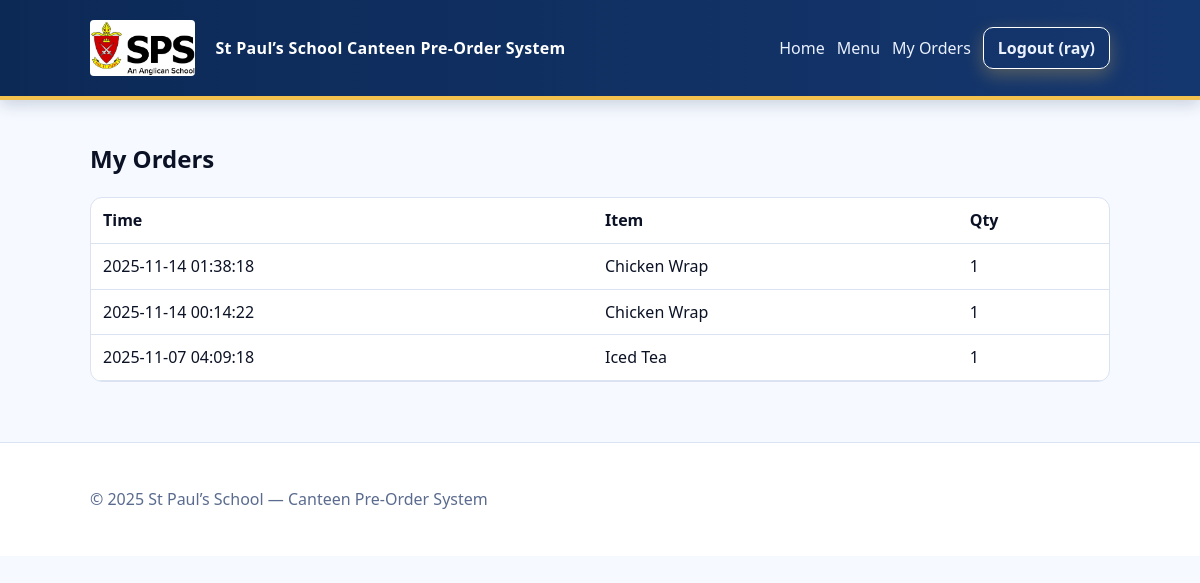
Screenshot of /my-orders (signed in) with the database file from the repository.
### sps-canteen-complete/models.py (models this page shows)
class Order(db.Model):
    __tablename__ = 'orders'
    id = db.Column(db.Integer, primary_key=True)
    user_id = db.Column(db.Integer, db.ForeignKey('users.id'), nullable=False)
    item_id = db.Column(db.Integer, db.ForeignKey('menu_items.id'), nullable=False)
    quantity = db.Column(db.Integer, default=1)
    created_at = db.Column(db.DateTime, server_default=db.func.now())
    menu_item = db.relationship('MenuItem')

class MenuItem(db.Model):
    __tablename__ = 'menu_items'
    id = db.Column(db.Integer, primary_key=True)
    name = db.Column(db.String(100), nullable=False)
    price = db.Column(db.Float, nullable=False)
    available = db.Column(db.Boolean, default=True)

### sps-canteen-complete/app.py (the view)
    def wrapped(*a, **kw):
        if 'user_id' not in session:
            flash("Please log in first.", "error")
            return redirect(url_for('login'))
        return view(*a, **kw)

### sps-canteen-complete/app.py (called while the page is built)
def login_required(view):
    def wrapped(*a, **kw):
        if 'user_id' not in session:
            flash("Please log in first.", "error")
            return redirect(url_for('login'))
        return view(*a, **kw)
    wrapped.__name__ = view.__name__
    return wrapped

@app.route('/my-orders')
@login_required
def my_orders():
    orders = Order.query.filter_by(user_id=session['user_id']).order_by(Order.created_at.desc()).all()
    return render_template('my_orders.html', orders=orders)

### sps-canteen-complete /templates/my_orders.html
{% extends "base.html" %}
{% block content %}
<h2>My Orders</h2>
{% if orders %}
<div class="table-wrap">
  <table class="table">
    <thead><tr><th>Time</th><th>Item</th><th>Qty</th></tr></thead>
    <tbody>
    {% for o in orders %}
      <tr>
        <td>{{ o.created_at or "" }}</td>
        <td>{{ o.menu_item.name }}</td>
        <td>{{ o.quantity }}</td>
      </tr>
    {% endfor %}
    </tbody>
  </table>
</div>
{% else %}
<div class="empty"><p>No orders yet.</p></div>
{% endif %}
{% endblock %}

### sps-canteen-complete /static/sps-theme.css (style rules this page uses)
:root { --blue:#0c2956; --blue-2:#15376f; --gold:#f2c14e; --text:#0b1225; --paper:#ffffff; --muted:#5a6b8f; --line:#dbe2f1; }
* { box-sizing:border-box }
html,body { margin:0;padding:0;background:#f6f9ff;color:var(--text);font:16px/1.55 system-ui,-apple-system,Segoe UI,Roboto,Arial }
.table-wrap { overflow:auto;border:1px solid var(--line);border-radius:12px;background:#fff }
.table { width:100%;border-collapse:collapse }
.table th,.table td { padding:10px 12px;border-bottom:1px solid var(--line);text-align:left }

### rows the page displays
Order: created_at "2025-11-14 01:38:18", menu_item.name "Chicken Wrap", quantity "1"
Order: created_at "2025-11-14 00:14:22", menu_item.name "Chicken Wrap", quantity "1"
Order: created_at "2025-11-07 04:09:18", menu_item.name "Iced Tea", quantity "1"

### other values shown
{{ session.get('username') }} "ray"
